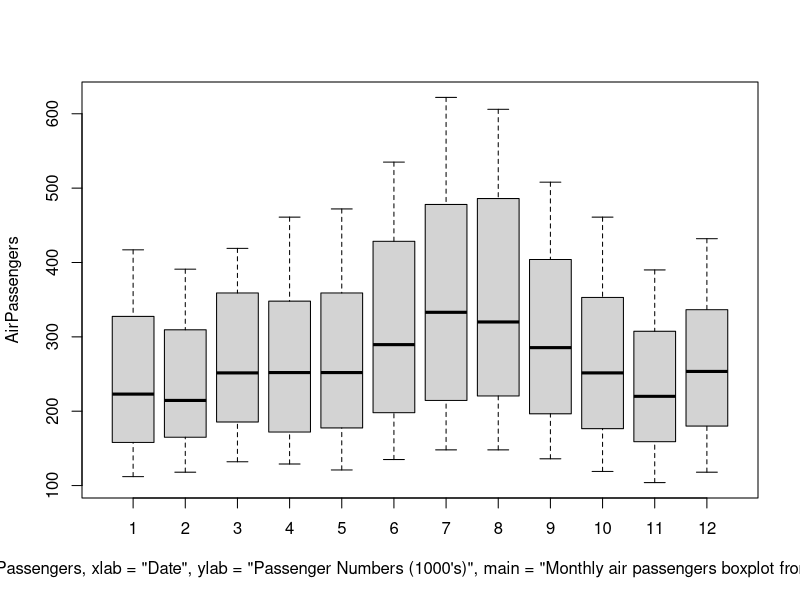

The R script that drew this image: (Note: this script raises an error after producing the figure.)
#Create a Box Plot by Cycle

boxplot(AirPassengers~cycle(AirPassengers, xlab="Date", ylab = "Passenger Numbers (1000's)", main = "Monthly air passengers boxplot from 1949-1960"))

#From the above plot, you can see that the number of ticket sales goes higher in June, July, and August as compared to the other months of the years. 

#Build the ARIMA Model Using auto.arima() Function
mymodel <- auto.arima(AirPassengers)

mymodel


#Plot the Residuals
plot.ts(mymodel$residuals)


#Forecast the Values for the Next 10 Years
myforecast <- forecast(mymodel, level=c(95), h=10*12)

plot(myforecast)


#Validate the Model by Selecting Lag Values
Box.test(mymodel$resid, lag=5, type="Ljung-Box")

Box.test(mymodel$resid, lag=10, type="Ljung-Box")

Box.test(mymodel$resid, lag=15, type="Ljung-Box")

###############
boxplot(y ~ cycle(y, xlab="Date", ylab = "Passenger Numbers (1000's)", main = "Monthly air passengers boxplot from 1949-1960"))

y <- ts(Menesiniai$ISIP..Įsiskolinimai.už.prekes.ir.paslaugas, start = c(2015, 1), frequency=12)
boxplot(y ~ cycle(y, xlab="Date", ylab = "Passenger Numbers (1000's)", main = "Monthly air passengers boxplot from 1949-1960"))

mymodel <- auto.arima(y)

mymodel

plot.ts(mymodel$residuals)

myforecast <- forecast(mymodel, level=c(95), h=10*12)

plot(myforecast)

Box.test(mymodel$resid, lag=5, type="Ljung-Box")

Box.test(mymodel$resid, lag=10, type="Ljung-Box")

Box.test(mymodel$resid, lag=15, type="Ljung-Box")

checkresiduals(mymodel)
